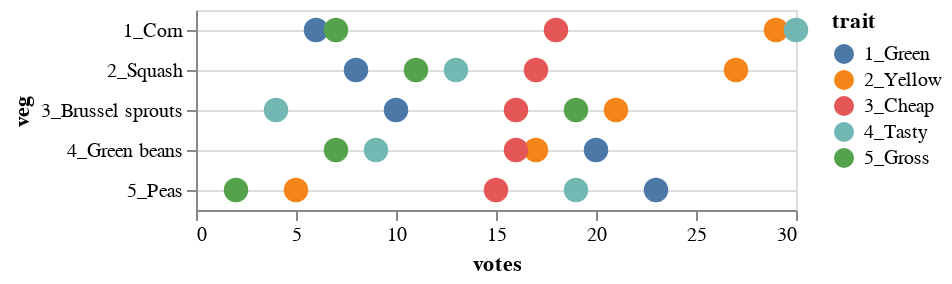

Notebook code for this chart:
### Markdown cell above
## Dot plot for the same comparison

Another way to give the trait votes within a vegetable a common baseline is to make a dot plot. This works well as long as there isn't too much value overlap.

- Default is grid lines on continuous scale axes and not on nominal or ordinal, but I want lines along each item to help guide the eye. [Top-level configuration docs](https://altair-viz.github.io/user_guide/configuration.html). 
- We also could have specified the circle size and opacity in the `encode()` section with `size = alt.value(150), opacity = alt.value(1.0)`

### Code cell
alt.Chart(df).mark_circle(size=150,opacity=1.0).encode(
    x = 'votes:Q',
    y = 'veg:N',
    color = 'trait:N'
).configure_axisY(
    grid=True
).configure_axisX(
    grid=False
)

### Figure 1 — Vega-Lite specification as saved in the notebook (floating-point values rounded to 4 significant figures)
{"config": {"view": {"continuousWidth": 300, "continuousHeight": 300}, "axisX": {"grid": false}, "axisY": {"grid": true}}, "data": {"name": "data-39f9d319c3f1fa0701a2f2e8a04001de"}, "mark": {"type": "circle", "opacity": 1.0, "size": 150}, "encoding": {"color": {"field": "trait", "type": "nominal"}, "x": {"field": "votes", "type": "quantitative"}, "y": {"field": "veg", "type": "nominal"}}, "$schema": "https://vega.github.io/schema/vega-lite/v5.8.0.json", "datasets": {"data-39f9d319c3f1fa0701a2f2e8a04001de": [{"veg": "1_Corn", "trait": "1_Green", "votes": 6}, {"veg": "2_Squash", "trait": "1_Green", "votes": 8}, {"veg": "3_Brussel sprouts", "trait": "1_Green", "votes": 10}, {"veg": "4_Green beans", "trait": "1_Green", "votes": 20}, {"veg": "5_Peas", "trait": "1_Green", "votes": 23}, {"veg": "1_Corn", "trait": "2_Yellow", "votes": 29}, {"veg": "2_Squash", "trait": "2_Yellow", "votes": 27}, {"veg": "3_Brussel sprouts", "trait": "2_Yellow", "votes": 21}, {"veg": "4_Green beans", "trait": "2_Yellow", "votes": 17}, {"veg": "5_Peas", "trait": "2_Yellow", "votes": 5}, {"veg": "1_Corn", "trait": "3_Cheap", "votes": 18}, {"veg": "2_Squash", "trait": "3_Cheap", "votes": 17}, {"veg": "3_Brussel sprouts", "trait": "3_Cheap", "votes": 16}, {"veg": "4_Green beans", "trait": "3_Cheap", "votes": 16}, {"veg": "5_Peas", "trait": "3_Cheap", "votes": 15}, {"veg": "1_Corn", "trait": "4_Tasty", "votes": 30}, {"veg": "2_Squash", "trait": "4_Tasty", "votes": 13}, {"veg": "3_Brussel sprouts", "trait": "4_Tasty", "votes": 4}, {"veg": "4_Green beans", "trait": "4_Tasty", "votes": 9}, {"veg": "5_Peas", "trait": "4_Tasty", "votes": 19}, {"veg": "1_Corn", "trait": "5_Gross", "votes": 7}, {"veg": "2_Squash", "trait": "5_Gross", "votes": 11}, {"veg": "3_Brussel sprouts", "trait": "5_Gross", "votes": 19}, {"veg": "4_Green beans", "trait": "5_Gross", "votes": 7}, {"veg": "5_Peas", "trait": "5_Gross", "votes": 2}]}}
